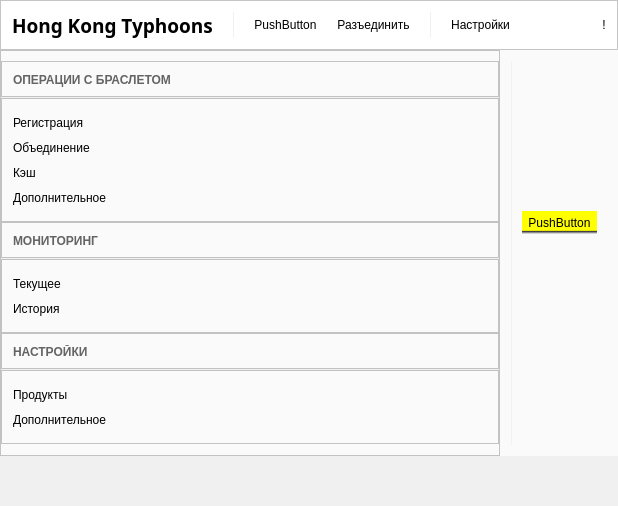
<?xml version="1.0" encoding="UTF-8"?>
<ui version="4.0">
 <class>MainWindow</class>
 <widget class="QMainWindow" name="MainWindow">
  <property name="geometry">
   <rect>
    <x>0</x>
    <y>0</y>
    <width>618</width>
    <height>506</height>
   </rect>
  </property>
  <property name="windowTitle">
   <string>Attraction</string>
  </property>
  <property name="windowIcon">
   <iconset resource="clientresources.qrc">
    <normaloff>:/images/logo.png</normaloff>:/images/logo.png</iconset>
  </property>
  <property name="styleSheet">
   <string notr="true">QMainWindow{
color: rgb(70, 70, 70);
}
</string>
  </property>
  <property name="toolButtonStyle">
   <enum>Qt::ToolButtonTextBesideIcon</enum>
  </property>
  <property name="documentMode">
   <bool>false</bool>
  </property>
  <property name="tabShape">
   <enum>QTabWidget::Rounded</enum>
  </property>
  <property name="dockNestingEnabled">
   <bool>false</bool>
  </property>
  <property name="unifiedTitleAndToolBarOnMac">
   <bool>true</bool>
  </property>
  <widget class="QWidget" name="centralWidget">
   <layout class="QVBoxLayout" name="verticalLayout_15">
    <property name="spacing">
     <number>0</number>
    </property>
    <property name="leftMargin">
     <number>0</number>
    </property>
    <property name="topMargin">
     <number>0</number>
    </property>
    <property name="rightMargin">
     <number>0</number>
    </property>
    <property name="bottomMargin">
     <number>0</number>
    </property>
    <item>
     <widget class="QFrame" name="frame_2">
      <property name="minimumSize">
       <size>
        <width>0</width>
        <height>50</height>
       </size>
      </property>
      <property name="maximumSize">
       <size>
        <width>16777215</width>
        <height>60</height>
       </size>
      </property>
      <property name="styleSheet">
       <string notr="true">QFrame{
background-color: rgb(255, 255, 255);
}
QPushButton{
    border: none; /* no border for a flat push button */
}</string>
      </property>
      <property name="frameShape">
       <enum>QFrame::StyledPanel</enum>
      </property>
      <property name="frameShadow">
       <enum>QFrame::Raised</enum>
      </property>
      <property name="midLineWidth">
       <number>-5</number>
      </property>
      <layout class="QHBoxLayout" name="horizontalLayout">
       <property name="spacing">
        <number>20</number>
       </property>
       <item>
        <widget class="QLabel" name="label_6">
         <property name="font">
          <font>
           <family>Franklin Gothic Book</family>
           <pointsize>12</pointsize>
           <stylestrategy>PreferAntialias</stylestrategy>
          </font>
         </property>
         <property name="text">
          <string>&lt;html&gt;&lt;head/&gt;&lt;body&gt;&lt;p&gt;&lt;span style=&quot; font-size:14pt; font-weight:600;&quot;&gt;Hong Kong Typhoons&lt;/span&gt;&lt;/p&gt;&lt;/body&gt;&lt;/html&gt;</string>
         </property>
        </widget>
       </item>
       <item>
        <widget class="Line" name="line_12">
         <property name="minimumSize">
          <size>
           <width>1</width>
           <height>0</height>
          </size>
         </property>
         <property name="maximumSize">
          <size>
           <width>1</width>
           <height>16777215</height>
          </size>
         </property>
         <property name="styleSheet">
          <string notr="true">background-color: rgba(240, 240, 240, 240);</string>
         </property>
         <property name="frameShadow">
          <enum>QFrame::Sunken</enum>
         </property>
         <property name="lineWidth">
          <number>0</number>
         </property>
         <property name="orientation">
          <enum>Qt::Vertical</enum>
         </property>
        </widget>
       </item>
       <item>
        <widget class="QPushButton" name="connectButton">
         <property name="text">
          <string>PushButton</string>
         </property>
        </widget>
       </item>
       <item>
        <widget class="QPushButton" name="disconnectButton">
         <property name="text">
          <string>Разъединить</string>
         </property>
        </widget>
       </item>
       <item>
        <widget class="Line" name="line_11">
         <property name="minimumSize">
          <size>
           <width>1</width>
           <height>0</height>
          </size>
         </property>
         <property name="maximumSize">
          <size>
           <width>1</width>
           <height>16777215</height>
          </size>
         </property>
         <property name="styleSheet">
          <string notr="true">background-color: rgba(240, 240, 240, 240);</string>
         </property>
         <property name="frameShadow">
          <enum>QFrame::Sunken</enum>
         </property>
         <property name="lineWidth">
          <number>0</number>
         </property>
         <property name="orientation">
          <enum>Qt::Vertical</enum>
         </property>
        </widget>
       </item>
       <item>
        <widget class="QPushButton" name="configureButton">
         <property name="text">
          <string>Настройки</string>
         </property>
        </widget>
       </item>
       <item>
        <spacer name="horizontalSpacer">
         <property name="orientation">
          <enum>Qt::Horizontal</enum>
         </property>
         <property name="sizeHint" stdset="0">
          <size>
           <width>40</width>
           <height>20</height>
          </size>
         </property>
        </spacer>
       </item>
       <item>
        <widget class="QPushButton" name="aboutButton">
         <property name="text">
          <string>!</string>
         </property>
         <property name="flat">
          <bool>true</bool>
         </property>
        </widget>
       </item>
      </layout>
     </widget>
    </item>
    <item>
     <widget class="QSplitter" name="splitter">
      <property name="styleSheet">
       <string notr="true">background-color: rgba(250, 250, 250, 250);</string>
      </property>
      <property name="orientation">
       <enum>Qt::Horizontal</enum>
      </property>
      <property name="handleWidth">
       <number>0</number>
      </property>
      <widget class="QFrame" name="frame">
       <property name="maximumSize">
        <size>
         <width>500</width>
         <height>16777215</height>
        </size>
       </property>
       <property name="styleSheet">
        <string notr="true">QPushButton{
	text-align: left;
    border: none; /* no border for a flat push button */
	font: 75 8pt &quot;MS Shell Dlg 2&quot;;
}
QPushButton:hover{
	text-decoration: underline;
/*background-color: rgb(249, 249, 249);*/
}
QPushButton:checked{
	text-decoration: underline;
/*
	color: rgb(255, 255, 255);
	background-color: rgb(0, 0, 0);*/
}</string>
       </property>
       <property name="frameShape">
        <enum>QFrame::StyledPanel</enum>
       </property>
       <property name="frameShadow">
        <enum>QFrame::Raised</enum>
       </property>
       <property name="lineWidth">
        <number>0</number>
       </property>
       <layout class="QVBoxLayout" name="verticalLayout">
        <property name="spacing">
         <number>0</number>
        </property>
        <property name="leftMargin">
         <number>0</number>
        </property>
        <property name="topMargin">
         <number>10</number>
        </property>
        <property name="rightMargin">
         <number>0</number>
        </property>
        <property name="bottomMargin">
         <number>0</number>
        </property>
        <item>
         <widget class="QFrame" name="frame_4">
          <property name="frameShape">
           <enum>QFrame::StyledPanel</enum>
          </property>
          <property name="frameShadow">
           <enum>QFrame::Raised</enum>
          </property>
          <layout class="QVBoxLayout" name="verticalLayout_3">
           <property name="bottomMargin">
            <number>9</number>
           </property>
           <item>
            <widget class="QLabel" name="label_5">
             <property name="styleSheet">
              <string notr="true">color: rgb(100, 100, 100);</string>
             </property>
             <property name="text">
              <string>&lt;html&gt;&lt;head/&gt;&lt;body&gt;&lt;p&gt;&lt;span style=&quot; font-weight:600;&quot;&gt;ОПЕРАЦИИ С БРАСЛЕТОМ&lt;/span&gt;&lt;/p&gt;&lt;/body&gt;&lt;/html&gt;</string>
             </property>
            </widget>
           </item>
          </layout>
         </widget>
        </item>
        <item>
         <widget class="Line" name="line">
          <property name="minimumSize">
           <size>
            <width>0</width>
            <height>1</height>
           </size>
          </property>
          <property name="maximumSize">
           <size>
            <width>16777215</width>
            <height>1</height>
           </size>
          </property>
          <property name="styleSheet">
           <string notr="true">background-color:rgba(240, 240, 240, 255);</string>
          </property>
          <property name="frameShadow">
           <enum>QFrame::Sunken</enum>
          </property>
          <property name="lineWidth">
           <number>0</number>
          </property>
          <property name="orientation">
           <enum>Qt::Horizontal</enum>
          </property>
         </widget>
        </item>
        <item>
         <widget class="QFrame" name="frame_3">
          <property name="frameShape">
           <enum>QFrame::StyledPanel</enum>
          </property>
          <property name="frameShadow">
           <enum>QFrame::Raised</enum>
          </property>
          <layout class="QVBoxLayout" name="verticalLayout_2">
           <property name="spacing">
            <number>0</number>
           </property>
           <item>
            <widget class="QPushButton" name="pushButton_12">
             <property name="minimumSize">
              <size>
               <width>0</width>
               <height>25</height>
              </size>
             </property>
             <property name="text">
              <string>Регистрация</string>
             </property>
             <property name="icon">
              <iconset resource="../SalesService/qml.qrc">
               <normaloff>:/icons/gallery/20x20/drawer.png</normaloff>:/icons/gallery/20x20/drawer.png</iconset>
             </property>
             <property name="checkable">
              <bool>true</bool>
             </property>
             <property name="autoExclusive">
              <bool>true</bool>
             </property>
             <property name="flat">
              <bool>true</bool>
             </property>
            </widget>
           </item>
           <item>
            <widget class="QPushButton" name="pushButton_11">
             <property name="minimumSize">
              <size>
               <width>0</width>
               <height>25</height>
              </size>
             </property>
             <property name="text">
              <string>Объединение</string>
             </property>
             <property name="icon">
              <iconset resource="../SalesService/qml.qrc">
               <normaloff>:/icons/gallery/20x20/drawer.png</normaloff>:/icons/gallery/20x20/drawer.png</iconset>
             </property>
             <property name="checkable">
              <bool>true</bool>
             </property>
             <property name="autoExclusive">
              <bool>true</bool>
             </property>
             <property name="flat">
              <bool>true</bool>
             </property>
            </widget>
           </item>
           <item>
            <widget class="QPushButton" name="pushButton_10">
             <property name="minimumSize">
              <size>
               <width>0</width>
               <height>25</height>
              </size>
             </property>
             <property name="text">
              <string>Кэш</string>
             </property>
             <property name="icon">
              <iconset resource="../SalesService/qml.qrc">
               <normaloff>:/icons/gallery/20x20/drawer.png</normaloff>:/icons/gallery/20x20/drawer.png</iconset>
             </property>
             <property name="checkable">
              <bool>true</bool>
             </property>
             <property name="autoExclusive">
              <bool>true</bool>
             </property>
             <property name="flat">
              <bool>true</bool>
             </property>
            </widget>
           </item>
           <item>
            <widget class="QPushButton" name="pushButton_9">
             <property name="minimumSize">
              <size>
               <width>0</width>
               <height>25</height>
              </size>
             </property>
             <property name="text">
              <string>Дополнительное</string>
             </property>
             <property name="icon">
              <iconset resource="../SalesService/qml.qrc">
               <normaloff>:/icons/gallery/20x20/drawer.png</normaloff>:/icons/gallery/20x20/drawer.png</iconset>
             </property>
             <property name="checkable">
              <bool>true</bool>
             </property>
             <property name="autoExclusive">
              <bool>true</bool>
             </property>
             <property name="flat">
              <bool>true</bool>
             </property>
            </widget>
           </item>
          </layout>
         </widget>
        </item>
        <item>
         <widget class="QFrame" name="frame_5">
          <property name="frameShape">
           <enum>QFrame::StyledPanel</enum>
          </property>
          <property name="frameShadow">
           <enum>QFrame::Raised</enum>
          </property>
          <layout class="QVBoxLayout" name="verticalLayout_4">
           <property name="bottomMargin">
            <number>9</number>
           </property>
           <item>
            <widget class="QLabel" name="label_4">
             <property name="styleSheet">
              <string notr="true">color: rgb(100, 100, 100);</string>
             </property>
             <property name="text">
              <string>&lt;html&gt;&lt;head/&gt;&lt;body&gt;&lt;p&gt;&lt;span style=&quot; font-weight:600;&quot;&gt;МОНИТОРИНГ&lt;/span&gt;&lt;/p&gt;&lt;/body&gt;&lt;/html&gt;</string>
             </property>
            </widget>
           </item>
          </layout>
         </widget>
        </item>
        <item>
         <widget class="Line" name="line_9">
          <property name="minimumSize">
           <size>
            <width>0</width>
            <height>1</height>
           </size>
          </property>
          <property name="maximumSize">
           <size>
            <width>16777215</width>
            <height>1</height>
           </size>
          </property>
          <property name="styleSheet">
           <string notr="true">background-color:rgba(240, 240, 240, 255);</string>
          </property>
          <property name="frameShadow">
           <enum>QFrame::Sunken</enum>
          </property>
          <property name="lineWidth">
           <number>0</number>
          </property>
          <property name="orientation">
           <enum>Qt::Horizontal</enum>
          </property>
         </widget>
        </item>
        <item>
         <widget class="QFrame" name="frame_6">
          <property name="frameShape">
           <enum>QFrame::StyledPanel</enum>
          </property>
          <property name="frameShadow">
           <enum>QFrame::Raised</enum>
          </property>
          <layout class="QVBoxLayout" name="verticalLayout_5">
           <property name="spacing">
            <number>0</number>
           </property>
           <item>
            <widget class="QPushButton" name="pushButton_8">
             <property name="minimumSize">
              <size>
               <width>0</width>
               <height>25</height>
              </size>
             </property>
             <property name="text">
              <string>Текущее</string>
             </property>
             <property name="icon">
              <iconset resource="../SalesService/qml.qrc">
               <normaloff>:/icons/gallery/20x20/drawer.png</normaloff>:/icons/gallery/20x20/drawer.png</iconset>
             </property>
             <property name="checkable">
              <bool>true</bool>
             </property>
             <property name="autoExclusive">
              <bool>true</bool>
             </property>
             <property name="flat">
              <bool>true</bool>
             </property>
            </widget>
           </item>
           <item>
            <widget class="QPushButton" name="pushButton_13">
             <property name="minimumSize">
              <size>
               <width>0</width>
               <height>25</height>
              </size>
             </property>
             <property name="text">
              <string>История</string>
             </property>
             <property name="icon">
              <iconset resource="../SalesService/qml.qrc">
               <normaloff>:/icons/gallery/20x20/drawer.png</normaloff>:/icons/gallery/20x20/drawer.png</iconset>
             </property>
             <property name="checkable">
              <bool>true</bool>
             </property>
             <property name="autoExclusive">
              <bool>true</bool>
             </property>
             <property name="flat">
              <bool>true</bool>
             </property>
            </widget>
           </item>
          </layout>
         </widget>
        </item>
        <item>
         <widget class="QFrame" name="frame_7">
          <property name="frameShape">
           <enum>QFrame::StyledPanel</enum>
          </property>
          <property name="frameShadow">
           <enum>QFrame::Raised</enum>
          </property>
          <layout class="QVBoxLayout" name="verticalLayout_6">
           <property name="bottomMargin">
            <number>9</number>
           </property>
           <item>
            <widget class="QLabel" name="label_3">
             <property name="styleSheet">
              <string notr="true">color: rgb(100, 100, 100);</string>
             </property>
             <property name="text">
              <string>&lt;html&gt;&lt;head/&gt;&lt;body&gt;&lt;p&gt;&lt;span style=&quot; font-weight:600;&quot;&gt;НАСТРОЙКИ&lt;/span&gt;&lt;/p&gt;&lt;/body&gt;&lt;/html&gt;</string>
             </property>
            </widget>
           </item>
          </layout>
         </widget>
        </item>
        <item>
         <widget class="Line" name="line_4">
          <property name="minimumSize">
           <size>
            <width>0</width>
            <height>1</height>
           </size>
          </property>
          <property name="maximumSize">
           <size>
            <width>16777215</width>
            <height>1</height>
           </size>
          </property>
          <property name="styleSheet">
           <string notr="true">background-color:rgba(240, 240, 240, 255);</string>
          </property>
          <property name="frameShadow">
           <enum>QFrame::Sunken</enum>
          </property>
          <property name="lineWidth">
           <number>0</number>
          </property>
          <property name="orientation">
           <enum>Qt::Horizontal</enum>
          </property>
         </widget>
        </item>
        <item>
         <widget class="QFrame" name="frame_8">
          <property name="frameShape">
           <enum>QFrame::StyledPanel</enum>
          </property>
          <property name="frameShadow">
           <enum>QFrame::Raised</enum>
          </property>
          <layout class="QVBoxLayout" name="verticalLayout_7">
           <property name="spacing">
            <number>0</number>
           </property>
           <item>
            <widget class="QPushButton" name="pushButton_7">
             <property name="minimumSize">
              <size>
               <width>0</width>
               <height>25</height>
              </size>
             </property>
             <property name="text">
              <string>Продукты</string>
             </property>
             <property name="icon">
              <iconset resource="../SalesService/qml.qrc">
               <normaloff>:/icons/gallery/20x20/drawer.png</normaloff>:/icons/gallery/20x20/drawer.png</iconset>
             </property>
             <property name="checkable">
              <bool>true</bool>
             </property>
             <property name="autoExclusive">
              <bool>true</bool>
             </property>
             <property name="flat">
              <bool>true</bool>
             </property>
            </widget>
           </item>
           <item>
            <widget class="QPushButton" name="pushButton_14">
             <property name="minimumSize">
              <size>
               <width>0</width>
               <height>25</height>
              </size>
             </property>
             <property name="text">
              <string>Дополнительное</string>
             </property>
             <property name="icon">
              <iconset resource="../SalesService/qml.qrc">
               <normaloff>:/icons/gallery/20x20/drawer.png</normaloff>:/icons/gallery/20x20/drawer.png</iconset>
             </property>
             <property name="checkable">
              <bool>true</bool>
             </property>
             <property name="autoExclusive">
              <bool>true</bool>
             </property>
             <property name="flat">
              <bool>true</bool>
             </property>
            </widget>
           </item>
          </layout>
         </widget>
        </item>
        <item>
         <spacer name="verticalSpacer_2">
          <property name="orientation">
           <enum>Qt::Vertical</enum>
          </property>
          <property name="sizeHint" stdset="0">
           <size>
            <width>20</width>
            <height>40</height>
           </size>
          </property>
         </spacer>
        </item>
       </layout>
      </widget>
      <widget class="QWidget" name="horizontalLayoutWidget">
       <layout class="QHBoxLayout" name="horizontalLayout_2">
        <property name="spacing">
         <number>0</number>
        </property>
        <item>
         <widget class="Line" name="line_10">
          <property name="minimumSize">
           <size>
            <width>1</width>
            <height>0</height>
           </size>
          </property>
          <property name="maximumSize">
           <size>
            <width>1</width>
            <height>16777215</height>
           </size>
          </property>
          <property name="styleSheet">
           <string notr="true">background-color: rgba(240, 240, 240, 240);</string>
          </property>
          <property name="frameShadow">
           <enum>QFrame::Sunken</enum>
          </property>
          <property name="lineWidth">
           <number>0</number>
          </property>
          <property name="orientation">
           <enum>Qt::Vertical</enum>
          </property>
         </widget>
        </item>
        <item>
         <widget class="QStackedWidget" name="stackedWidget">
          <property name="frameShadow">
           <enum>QFrame::Plain</enum>
          </property>
          <property name="currentIndex">
           <number>0</number>
          </property>
          <widget class="QWidget" name="page">
           <widget class="QPushButton" name="pushButton">
            <property name="geometry">
             <rect>
              <x>10</x>
              <y>150</y>
              <width>75</width>
              <height>23</height>
             </rect>
            </property>
            <property name="styleSheet">
             <string notr="true">border:none;
background-color: qlineargradient(spread:pad, x1:1, y1:1, x2:1, y2:0, stop:0 rgba(255, 255, 0, 0), stop:0.147727 rgba(0, 0, 0, 255), stop:0.153409 rgba(255, 255, 0, 255), stop:1 rgba(255, 255, 0, 255));
radius:2;</string>
            </property>
            <property name="text">
             <string>PushButton</string>
            </property>
            <property name="flat">
             <bool>true</bool>
            </property>
           </widget>
          </widget>
         </widget>
        </item>
       </layout>
      </widget>
     </widget>
    </item>
   </layout>
  </widget>
  <widget class="QStatusBar" name="statusBar">
   <property name="minimumSize">
    <size>
     <width>0</width>
     <height>50</height>
    </size>
   </property>
   <property name="styleSheet">
    <string notr="true">background-color: rgb(240, 240, 240);</string>
   </property>
  </widget>
  <action name="actionConnect">
   <property name="icon">
    <iconset resource="clientresources.qrc">
     <normaloff>:/images/connect.png</normaloff>:/images/connect.png</iconset>
   </property>
   <property name="text">
    <string>Подключить</string>
   </property>
   <property name="toolTip">
    <string>Подключиться к серверу!</string>
   </property>
   <property name="shortcut">
    <string>Ctrl+O</string>
   </property>
  </action>
  <action name="actionDisconnect">
   <property name="enabled">
    <bool>false</bool>
   </property>
   <property name="icon">
    <iconset resource="clientresources.qrc">
     <normaloff>:/images/disconnect.png</normaloff>:/images/disconnect.png</iconset>
   </property>
   <property name="text">
    <string>Разъединить</string>
   </property>
   <property name="toolTip">
    <string>Разорвать соединение с сервером!</string>
   </property>
   <property name="shortcut">
    <string>Ctrl+D</string>
   </property>
  </action>
  <action name="actionConfigure">
   <property name="icon">
    <iconset resource="clientresources.qrc">
     <normaloff>:/images/settings.png</normaloff>:/images/settings.png</iconset>
   </property>
   <property name="text">
    <string>Настройка</string>
   </property>
   <property name="toolTip">
    <string>Настроить параметры подключения!</string>
   </property>
   <property name="shortcut">
    <string>Ctrl+S</string>
   </property>
  </action>
  <action name="actionQuit">
   <property name="icon">
    <iconset resource="clientresources.qrc">
     <normaloff>:/images/application-exit.png</normaloff>:/images/application-exit.png</iconset>
   </property>
   <property name="text">
    <string>Выход</string>
   </property>
   <property name="shortcut">
    <string>Ctrl+Q</string>
   </property>
  </action>
  <action name="actionAbout">
   <property name="text">
    <string>Про ...</string>
   </property>
  </action>
  <action name="actionAttraction">
   <property name="enabled">
    <bool>false</bool>
   </property>
   <property name="text">
    <string>Attraction                                        </string>
   </property>
  </action>
 </widget>
 <layoutdefault spacing="6" margin="11"/>
 <resources>
  <include location="clientresources.qrc"/>
  <include location="../SalesService/qml.qrc"/>
 </resources>
 <connections/>
</ui>
